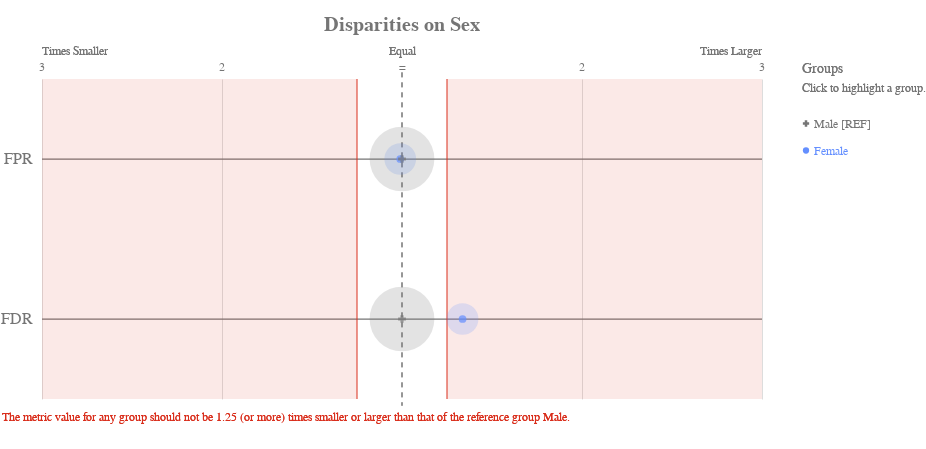

Notebook code cell kept with this figure:
### Markdown cell above
### Check for disparities in Sex

### Code cell
ap.disparity(bdf, metrics, 'sex', fairness_threshold = disparity_tolerance)

### Figure 1 — Vega-Lite specification as saved in the notebook (floating-point values rounded to 4 significant figures)
{"config": {"view": {"continuousWidth": 400, "continuousHeight": 300, "strokeWidth": 0}, "axisLeft": {"labelColor": "rgb(117,117,117)", "labelFont": "Arial", "labelFontSize": 16}, "title": {"align": "center", "baseline": "middle", "color": "rgb(117,117,117)", "font": "Arial", "fontSize": 20, "fontWeight": "bold"}}, "layer": [{"data": {"name": "data-99e6e85d8dec8831ad6997b70771f4a9"}, "mark": {"type": "rule", "stroke": "rgb(117,117,117)", "strokeWidth": 1.25, "tooltip": ""}, "encoding": {"x": {"type": "quantitative", "field": "x", "scale": {"domain": [-2, 2], "range": [40.0, 760.0]}}, "x2": {"field": "x2"}, "y": {"type": "nominal", "axis": {"domain": false, "labelAngle": 0, "labelPadding": -30, "orient": "left", "ticks": false, "title": ""}, "field": "metric", "scale": {"domain": ["FPR", "FDR"], "range": [40.0, 360.0]}}}}, {"data": {"name": "data-79dd248bdaa0ea02c535240e8ad022c8"}, "mark": {"type": "rule", "stroke": "rgb(117,117,117)", "strokeDash": [5, 5], "strokeWidth": 1}, "encoding": {"tooltip": {"value": "Male [REF]"}, "x": {"value": 400.0}, "y": {"value": 33.33}, "y2": {"value": 366.7}}}, {"data": {"name": "data-c233327f4cd9b4c2df31bf8015c83e4a"}, "mark": {"type": "text", "align": "center", "color": "rgb(117,117,117)", "font": "Arial", "fontSize": 12, "fontWeight": "normal", "tooltip": ""}, "encoding": {"text": {"type": "nominal", "field": "label"}, "x": {"type": "quantitative", "field": "value", "scale": {"domain": [-2, 2], "range": [40.0, 760.0]}}, "y": {"value": 28.0}}}, {"layer": [{"mark": {"type": "text", "align": "left", "fill": "rgb(117,117,117)", "font": "Arial", "fontSize": 12, "fontWeight": "normal", "tooltip": ""}, "encoding": {"text": {"value": "Times Smaller"}, "x": {"value": 40.0}, "y": {"value": 12.0}}}, {"mark": {"type": "text", "align": "right", "fill": "rgb(117,117,117)", "font": "Arial", "fontSize": 12, "fontWeight": "normal", "tooltip": ""}, "encoding": {"text": {"value": "Times Larger"}, "x": {"value": 760.0}, "y": {"value": 12.0}}}, {"mark": {"type": "text", "align": "center", "fill": "rgb(117,117,117)", "font": "Arial", "fontSize": 12, "fontWeight": "normal", "tooltip": ""}, "encoding": {"text": {"value": "Equal"}, "x": {"value": 400.0}, "y": {"value": 12.0}}}], "data": {"name": "data-79dd248bdaa0ea02c535240e8ad022c8"}}, {"layer": [{"mark": {"type": "rule", "opacity": 0.8, "stroke": "rgb(217, 46, 28)", "strokeWidth": 1.25, "tooltip": ""}, "encoding": {"x": {"type": "quantitative", "field": "min", "scale": {"domain": [-2, 2], "range": [40.0, 760.0]}}, "y": {"value": 40.0}, "y2": {"value": 360.0}}}, {"mark": {"type": "rule", "opacity": 0.8, "stroke": "rgb(217, 46, 28)", "strokeWidth": 1.25, "tooltip": ""}, "encoding": {"x": {"type": "quantitative", "field": "max", "scale": {"domain": [-2, 2], "range": [40.0, 760.0]}}, "y": {"value": 40.0}, "y2": {"value": 360.0}}}, {"layer": [{"mark": {"type": "rect", "fill": "rgb(217, 46, 28)", "opacity": 0.1, "tooltip": ""}, "encoding": {"x": {"type": "quantitative", "field": "min", "scale": {"domain": [-2, 2], "range": [40.0, 760.0]}}, "x2": {"field": "lower_end"}, "y": {"value": 40.0}, "y2": {"value": 360.0}}}, {"mark": {"type": "rect", "fill": "rgb(217, 46, 28)", "opacity": 0.1, "tooltip": ""}, "encoding": {"x": {"type": "quantitative", "field": "max", "scale": {"domain": [-2, 2], "range": [40.0, 760.0]}}, "x2": {"field": "upper_end"}, "y": {"value": 40.0}, "y2": {"value": 360.0}}}]}, {"data": {"name": "data-79dd248bdaa0ea02c535240e8ad022c8"}, "mark": {"type": "text", "align": "left", "baseline": "top", "fill": "rgb(217, 46, 28)", "font": "Arial", "fontSize": 12, "fontWeight": "normal", "tooltip": ""}, "encoding": {"text": {"value": "The metric value for any group should not be 1.25 (or more) times smaller or larger than that of the reference group Male."}, "x": {"value": 0}, "y": {"value": 373.3}}}], "data": {"name": "data-feb20f5d4dfe62687617135ffee93d46"}}, {"layer": [{"mark": "circle"}, {"data": {"name": "data-5cad3661f0c3c3766347afeafabd2900"}, "mark": {"type": "circle", "opacity": 0.2}, "encoding": {"color": {"condition": {"type": "nominal", "field": "attribute_value", "legend": null, "scale": {"domain": ["Male", "Female"], "range": ["rgb(117,117,117)", "rgb(100, 143, 255)", "rgb(254, 97, 0)", "rgb(220, 38, 127)", "rgb(255, 176, 0)", "rgb(120, 94, 240)"]}, "selection": "selector037"}, "value": "rgb(224,224,224)"}, "size": {"type": "quantitative", "field": "group_size", "legend": null, "scale": {"domain": [0, 6983.0], "range": [0, 5027.0]}}, "tooltip": [{"type": "nominal", "field": "attribute_value", "title": "Group"}, {"type": "nominal", "field": "tooltip_group_size", "title": "Group Size"}, {"type": "nominal", "field": "tooltip_disparity_explanation_fpr", "title": "Disparity"}, {"type": "quantitative", "field": "fpr", "format": ".2f", "title": "FPR"}], "x": {"type": "quantitative", "axis": {"domain": false, "labels": false, "ticks": false, "title": null, "values": [1, 2, -2, -1]}, "field": "fpr_disparity_scaled", "scale": {"domain": [-2, 2], "range": [40.0, 760.0]}}, "y": {"type": "nominal", "axis": {"domain": false, "grid": false, "labels": false, "ticks": false, "title": " "}, "field": "metric_variable", "scale": {"domain": ["FPR", "FDR"], "range": [40.0, 360.0]}}}, "selection": {"selector039": {"type": "multi", "empty": "all", "fields": ["attribute_value"]}}, "transform": [{"calculate": "'FPR'", "as": "metric_variable"}]}, {"data": {"name": "data-5cad3661f0c3c3766347afeafabd2900"}, "mark": {"type": "circle", "opacity": 0.2}, "encoding": {"color": {"condition": {"type": "nominal", "field": "attribute_value", "legend": null, "scale": {"domain": ["Male", "Female"], "range": ["rgb(117,117,117)", "rgb(100, 143, 255)", "rgb(254, 97, 0)", "rgb(220, 38, 127)", "rgb(255, 176, 0)", "rgb(120, 94, 240)"]}, "selection": "selector037"}, "value": "rgb(224,224,224)"}, "size": {"type": "quantitative", "field": "group_size", "legend": null, "scale": {"domain": [0, 6983.0], "range": [0, 5027.0]}}, "tooltip": [{"type": "nominal", "field": "attribute_value", "title": "Group"}, {"type": "nominal", "field": "tooltip_group_size", "title": "Group Size"}, {"type": "nominal", "field": "tooltip_disparity_explanation_fdr", "title": "Disparity"}, {"type": "quantitative", "field": "fdr", "format": ".2f", "title": "FDR"}], "x": {"type": "quantitative", "axis": {"domain": false, "labels": false, "ticks": false, "title": null, "values": [1, 2, -2, -1]}, "field": "fdr_disparity_scaled", "scale": {"domain": [-2, 2], "range": [40.0, 760.0]}}, "y": {"type": "nominal", "axis": {"domain": false, "grid": false, "labels": false, "ticks": false, "title": " "}, "field": "metric_variable", "scale": {"domain": ["FPR", "FDR"], "range": [40.0, 360.0]}}}, "selection": {"selector041": {"type": "multi", "empty": "all", "fields": ["attribute_value"]}}, "transform": [{"calculate": "'FDR'", "as": "metric_variable"}]}, {"layer": [{"mark": "point"}, {"data": {"name": "data-5cad3661f0c3c3766347afeafabd2900"}, "mark": {"type": "point", "filled": true, "size": 60}, "encoding": {"color": {"condition": {"type": "nominal", "field": "attribute_value", "legend": null, "scale": {"domain": ["Male", "Female"], "range": ["rgb(117,117,117)", "rgb(100, 143, 255)", "rgb(254, 97, 0)", "rgb(220, 38, 127)", "rgb(255, 176, 0)", "rgb(120, 94, 240)"]}, "selection": "selector037"}, "value": "rgb(224,224,224)"}, "shape": {"type": "nominal", "field": "attribute_value", "legend": null, "scale": {"domain": ["Male", "Female"], "range": ["cross", "circle"]}}, "tooltip": [{"type": "nominal", "field": "attribute_value", "title": "Group"}, {"type": "nominal", "field": "tooltip_group_size", "title": "Group Size"}, {"type": "nominal", "field": "tooltip_disparity_explanation_fpr", "title": "Disparity"}, {"type": "quantitative", "field": "fpr", "format": ".2f", "title": "FPR"}], "x": {"type": "quantitative", "axis": {"domain": false, "labels": false, "ticks": false, "title": null, "values": [1, 2, -2, -1]}, "field": "fpr_disparity_scaled", "scale": {"domain": [-2, 2], "range": [40.0, 760.0]}}, "y": {"type": "nominal", "axis": {"domain": false, "grid": false, "labels": false, "ticks": false, "title": " "}, "field": "metric_variable", "scale": {"domain": ["FPR", "FDR"], "range": [40.0, 360.0]}}}, "selection": {"selector038": {"type": "multi", "empty": "all", "fields": ["attribute_value"]}}, "transform": [{"calculate": "'FPR'", "as": "metric_variable"}]}, {"data": {"name": "data-5cad3661f0c3c3766347afeafabd2900"}, "mark": {"type": "point", "filled": true, "size": 60}, "encoding": {"color": {"condition": {"type": "nominal", "field": "attribute_value", "legend": null, "scale": {"domain": ["Male", "Female"], "range": ["rgb(117,117,117)", "rgb(100, 143, 255)", "rgb(254, 97, 0)", "rgb(220, 38, 127)", "rgb(255, 176, 0)", "rgb(120, 94, 240)"]}, "selection": "selector037"}, "value": "rgb(224,224,224)"}, "shape": {"type": "nominal", "field": "attribute_value", "legend": null, "scale": {"domain": ["Male", "Female"], "range": ["cross", "circle"]}}, "tooltip": [{"type": "nominal", "field": "attribute_value", "title": "Group"}, {"type": "nominal", "field": "tooltip_group_size", "title": "Group Size"}, {"type": "nominal", "field": "tooltip_disparity_explanation_fdr", "title": "Disparity"}, {"type": "quantitative", "field": "fdr", "format": ".2f", "title": "FDR"}], "x": {"type": "quantitative", "axis": {"domain": false, "labels": false, "ticks": false, "title": null, "values": [1, 2, -2, -1]}, "field": "fdr_disparity_scaled", "scale": {"domain": [-2, 2], "range": [40.0, 760.0]}}, "y": {"type": "nominal", "axis": {"domain": false, "grid": false, "labels": false, "ticks": false, "title": " "}, "field": "metric_variable", "scale": {"domain": ["FPR", "FDR"], "range": [40.0, 360.0]}}}, "selection": {"selector040": {"type": "multi", "empty": "all", "fields": ["attribute_value"]}}, "transform": [{"calculate": "'FDR'", "as": "metric_variable"}]}]}]}, {"layer": [{"mark": {"type": "point", "filled": true, "opacity": 1, "size": 39.48}, "encoding": {"color": {"condition": {"type": "nominal", "field": "attribute_value", "legend": null, "scale": {"domain": ["Male", "Female"], "range": ["rgb(117,117,117)", "rgb(100, 143, 255)", "rgb(254, 97, 0)", "rgb(220, 38, 127)", "rgb(255, 176, 0)", "rgb(120, 94, 240)"]}, "selection": "selector037"}, "value": "rgb(224,224,224)"}, "shape": {"type": "nominal", "field": "attribute_value", "legend": null, "scale": {"domain": ["Male", "Female"], "range": ["cross", "circle"]}}, "x": {"value": 804}, "y": {"type": "nominal", "axis": {"domain": false, "grid": false, "labels": false, "ticks": false, "title": " "}, "field": "attribute_value", "scale": {"domain": ["Male", "Female"], "range": [71, 125]}}}, "selection": {"selector037": {"type": "multi", "empty": "all", "fields": ["attribute_value"]}}}, {"mark": {"type": "text", "align": "left", "baseline": "middle", "font": "Arial", "fontSize": 12, "fontWeight": "normal"}, "encoding": {"color": {"condition": {"type": "nominal", "field": "attribute_value", "legend": null, "scale": {"domain": ["Male", "Female"], "range": ["rgb(117,117,117)", "rgb(100, 143, 255)", "rgb(254, 97, 0)", "rgb(220, 38, 127)", "rgb(255, 176, 0)", "rgb(120, 94, 240)"]}, "selection": "selector037"}, "value": "rgb(224,224,224)"}, "text": {"type": "nominal", "field": "label"}, "x": {"value": 812}, "y": {"type": "nominal", "axis": {"domain": false, "grid": false, "labels": false, "ticks": false, "title": " "}, "field": "attribute_value", "scale": {"domain": ["Male", "Female"], "range": [71, 125]}}}, "selection": {"selector042": {"type": "multi", "empty": "all", "fields": ["attribute_value"]}}}, {"data": {"name": "data-79dd248bdaa0ea02c535240e8ad022c8"}, "mark": {"type": "text", "align": "left", "baseline": "middle", "color": "rgb(117,117,117)", "font": "Arial", "fontSize": 12, "fontWeight": "normal"}, "encoding": {"text": {"value": "Click to highlight a group."}, "x": {"value": 800}, "y": {"value": 49}}}, {"data": {"name": "data-79dd248bdaa0ea02c535240e8ad022c8"}, "mark": {"type": "text", "align": "left", "baseline": "middle", "color": "rgb(117,117,117)", "font": "Arial", "fontSize": 14, "fontWeight": "normal"}, "encoding": {"text": {"value": "Groups"}, "x": {"value": 800}, "y": {"value": 30}}}], "data": {"name": "data-d79b6fcf6fc2d8883b03661337595d04"}}], "height": 400, "padding": {"top": 15, "bottom": 10}, "resolve": {"scale": {"size": "independent", "y": "independent"}}, "title": "Disparities on Sex", "width": 800, "$schema": "https://vega.github.io/schema/vega-lite/v4.8.1.json", "datasets": {"data-99e6e85d8dec8831ad6997b70771f4a9": [{"metric": "FPR", "x": -2, "x2": 2}, {"metric": "FDR", "x": -2, "x2": 2}], "data-79dd248bdaa0ea02c535240e8ad022c8": [{"a": 1, "b": 0}, {"a": 1, "b": 0}], "data-c233327f4cd9b4c2df31bf8015c83e4a": [{"value": 1, "label": 2}, {"value": 2, "label": 3}, {"value": -2, "label": 3}, {"value": -1, "label": 2}, {"value": 0, "label": "="}], "data-feb20f5d4dfe62687617135ffee93d46": [{"min": -0.25, "max": 0.25, "lower_end": -2, "upper_end": 2}], "data-5cad3661f0c3c3766347afeafabd2900": [{"attribute_name": "sex", "attribute_value": "Female", "group_size": 1395, "total_entities": 7214, "fpr": 0.3211, "fdr": 0.4873, "fpr_disparity": 0.9903, "fdr_disparity": 1.336, "fpr_disparity_scaled": -0.009751, "fdr_disparity_scaled": 0.3364, "tooltip_group_size": "1,395 (19.34%)", "tooltip_disparity_explanation_fpr": "1.01 times smaller FPR than the reference group", "tooltip_disparity_explanation_fdr": "1.34 times larger FDR than the reference group"}, {"attribute_name": "sex", "attribute_value": "Male", "group_size": 5819, "total_entities": 7214, "fpr": 0.3242, "fdr": 0.3646, "fpr_disparity": 1.0, "fdr_disparity": 1.0, "fpr_disparity_scaled": 0.0, "fdr_disparity_scaled": 0.0, "tooltip_group_size": "5,819 (80.66%)", "tooltip_disparity_explanation_fpr": "Reference group", "tooltip_disparity_explanation_fdr": "Reference group"}], "data-d79b6fcf6fc2d8883b03661337595d04": [{"attribute_value": "Male", "label": "Male [REF]"}, {"attribute_value": "Female", "label": "Female"}]}}
